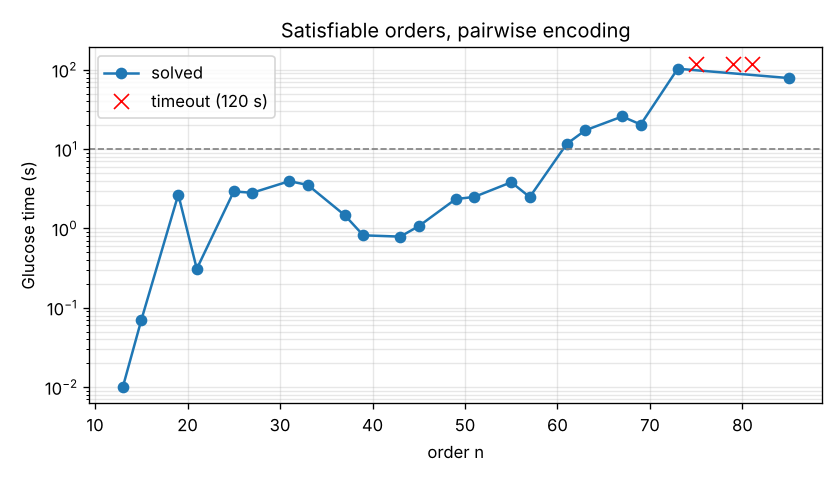

The Python source for this figure:
import csv
import matplotlib.pyplot as plt

solved_n, solved_t, timeout_n = [], [], []
with open("results/sat.csv") as file:
    for row in csv.DictReader(file):
        if row["result"] == "TIMEOUT":
            timeout_n.append(int(row["n"]))
        elif float(row["solver time (s)"]) > 0:
            solved_n.append(int(row["n"]))
            solved_t.append(float(row["solver time (s)"]))

plt.figure(figsize=(7, 4))
plt.plot(solved_n, solved_t, "o-", label="solved")
plt.plot(timeout_n, [120] * len(timeout_n), "rx", markersize=9, label="timeout (120 s)")
plt.axhline(10, color="gray", linestyle="--", linewidth=1)
plt.yscale("log")
plt.xlabel("order n")
plt.ylabel("Glucose time (s)")
plt.title("Satisfiable orders, pairwise encoding")
plt.legend()
plt.grid(True, which="both", alpha=0.3)
plt.tight_layout()
plt.savefig("plot.png", dpi=120)
